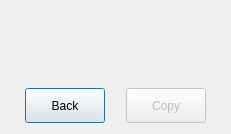
<?xml version="1.0" encoding="UTF-8"?>
<ui version="4.0">
 <class>msgWindow</class>
 <widget class="QDialog" name="msgWindow">
  <property name="windowModality">
   <enum>Qt::ApplicationModal</enum>
  </property>
  <property name="geometry">
   <rect>
    <x>0</x>
    <y>0</y>
    <width>231</width>
    <height>134</height>
   </rect>
  </property>
  <property name="windowTitle">
   <string>Calculating</string>
  </property>
  <property name="locale">
   <locale language="English" country="UnitedStates"/>
  </property>
  <layout class="QVBoxLayout" name="verticalLayout_2">
   <item>
    <layout class="QVBoxLayout" name="verticalLayout">
     <item>
      <widget class="QLabel" name="msgLabal">
       <property name="font">
        <font>
         <family>宋体</family>
         <pointsize>11</pointsize>
        </font>
       </property>
       <property name="text">
        <string/>
       </property>
       <property name="alignment">
        <set>Qt::AlignCenter</set>
       </property>
      </widget>
     </item>
     <item>
      <layout class="QHBoxLayout" name="horizontalLayout">
       <item>
        <spacer name="horizontalSpacer_2">
         <property name="orientation">
          <enum>Qt::Horizontal</enum>
         </property>
         <property name="sizeHint" stdset="0">
          <size>
           <width>70</width>
           <height>20</height>
          </size>
         </property>
        </spacer>
       </item>
       <item>
        <widget class="QPushButton" name="return_btn">
         <property name="sizePolicy">
          <sizepolicy hsizetype="Expanding" vsizetype="Maximum">
           <horstretch>0</horstretch>
           <verstretch>0</verstretch>
          </sizepolicy>
         </property>
         <property name="maximumSize">
          <size>
           <width>16777215</width>
           <height>35</height>
          </size>
         </property>
         <property name="text">
          <string>Back</string>
         </property>
        </widget>
       </item>
       <item>
        <spacer name="horizontalSpacer">
         <property name="orientation">
          <enum>Qt::Horizontal</enum>
         </property>
         <property name="sizeHint" stdset="0">
          <size>
           <width>70</width>
           <height>20</height>
          </size>
         </property>
        </spacer>
       </item>
       <item>
        <widget class="QPushButton" name="copy_btn">
         <property name="enabled">
          <bool>false</bool>
         </property>
         <property name="sizePolicy">
          <sizepolicy hsizetype="Expanding" vsizetype="Maximum">
           <horstretch>0</horstretch>
           <verstretch>0</verstretch>
          </sizepolicy>
         </property>
         <property name="maximumSize">
          <size>
           <width>16777215</width>
           <height>35</height>
          </size>
         </property>
         <property name="text">
          <string>Copy</string>
         </property>
        </widget>
       </item>
       <item>
        <spacer name="horizontalSpacer_3">
         <property name="orientation">
          <enum>Qt::Horizontal</enum>
         </property>
         <property name="sizeHint" stdset="0">
          <size>
           <width>70</width>
           <height>20</height>
          </size>
         </property>
        </spacer>
       </item>
      </layout>
     </item>
    </layout>
   </item>
  </layout>
 </widget>
 <resources/>
 <connections/>
</ui>
